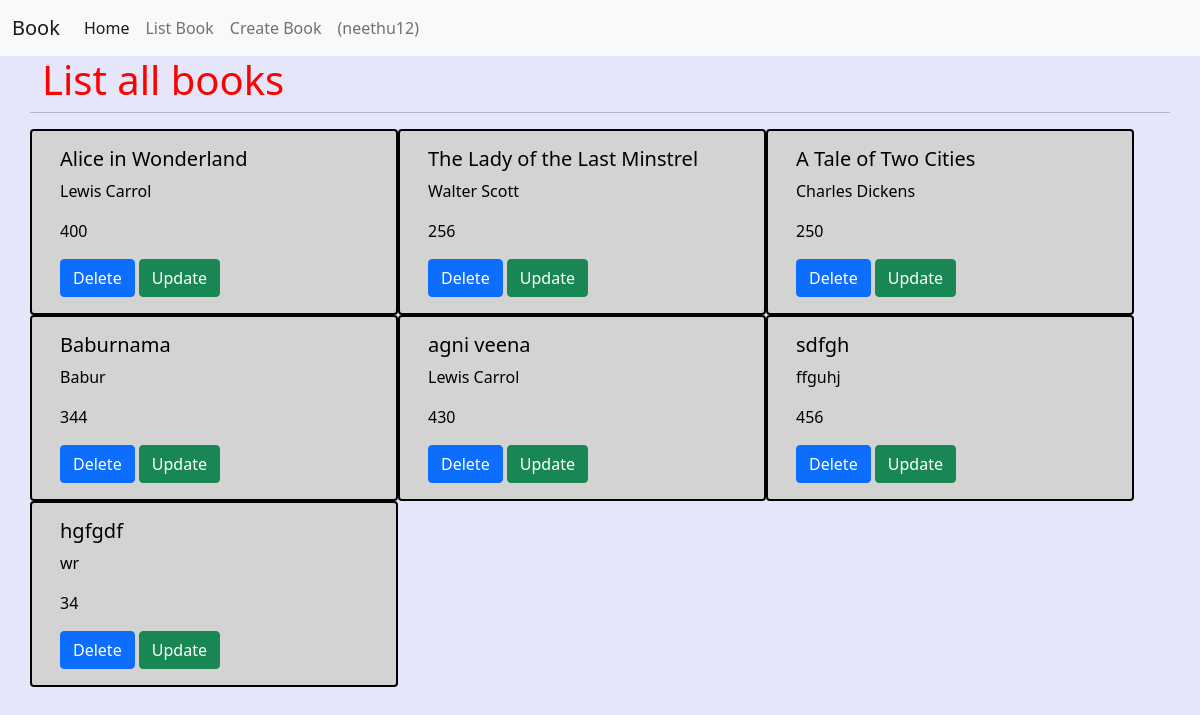
The app's page /book/list (signed in) with its own data.
### bookapp/models.py (models this page shows, shortened)
class Book(models.Model):
    book_name=models.CharField(max_length=120)
    author=models.CharField(max_length=120)
    price=models.CharField(max_length=120)
    pages=models.CharField(max_length=120)

### bookapp/views.py (the view)
# urls.py: path("list",list_all_book,name="listbook"),
def list_all_book(request):
    if request.user.is_authenticated:
        books=Book.objects.all()
        context={}
        context["books"]=books
        return render(request,"bookapp/listallbooks.html",context)
    else:
        return redirect("loginview")

### bookapp/templates/bookapp/listallbooks.html (shortened to what this page needs)
<!DOCTYPE html>
{%extends 'bookapp/home.html'%}
{% block body_block%}
<div class="container">
   <div class="row">
       <h1 style="color:red;">List all books</h1>
       <hr>
       {%for book in books%}
       <div class="card" style="width: 23rem;border:2px solid black; color:black; background-color:lightgrey;">
           <div class="card-body">
             <h5 class="card-title">{{book.book_name}}</h5>
               <p class="card-text">{{book.author}}</p>
               <p class="card-text">{{book.pages}}</p>
               <a href="{%url 'delete' book.id%}" class="btn btn-primary">Delete</a>
               <a href="{%url 'update' book.id%}" class="btn btn-success">Update</a>
           </div>
       </div>
   {% endfor %}
   </div>
</div>
{%endblock%}

### bookapp/templates/bookapp/home.html (shortened to what this page needs)
<!DOCTYPE html>
<html lang="en">
<head>
<link href="https://cdn.jsdelivr.net/npm/bootstrap@5.0.1/dist/css/bootstrap.min.css" rel="stylesheet">
</head>
<body style="background-color:lavender;">
<nav class="navbar navbar-expand-lg navbar-light bg-light">
  <div class="container-fluid">
    <a class="navbar-brand" href="#">Book</a>
    <div class="collapse navbar-collapse" id="navbarSupportedContent">
      <ul class="navbar-nav me-auto mb-2 mb-lg-0">
        <li class="nav-item">
          <a class="nav-link active" aria-current="page" href="#">Home</a>
        </li>
        <li class="nav-item">
          <a class="nav-link" href="{%url 'listbook'%} ">List Book</a>
        </li>
        <li class="nav-item">
          <a class="nav-link" href="{%url 'create'%}">Create Book</a>
        </li>
          <li class="nav-item">
          <a class="nav-link" href="{%url 'logout'%}">({{request.user}})</a>
        </li>
    </div>
  </div>
</nav>
{% block body_block%}
{%endblock%}
</body>
</html>

### records on screen
Book: book_name "Alice in Wonderland", author "Lewis Carrol", pages "400"
Book: book_name "The Lady of the Last Minstrel", author "Walter Scott", pages "256"
Book: book_name "A Tale of Two Cities", author "Charles Dickens", pages "250"
Book: book_name "Baburnama", author "Babur", pages "344"
Book: book_name "agni veena", author "Lewis Carrol", pages "430"
Book: book_name "sdfgh", author "ffguhj", pages "456"
Book: book_name "hgfgdf", author "wr", pages "34"

### other values on screen
{{ request.user }} "neethu12"
